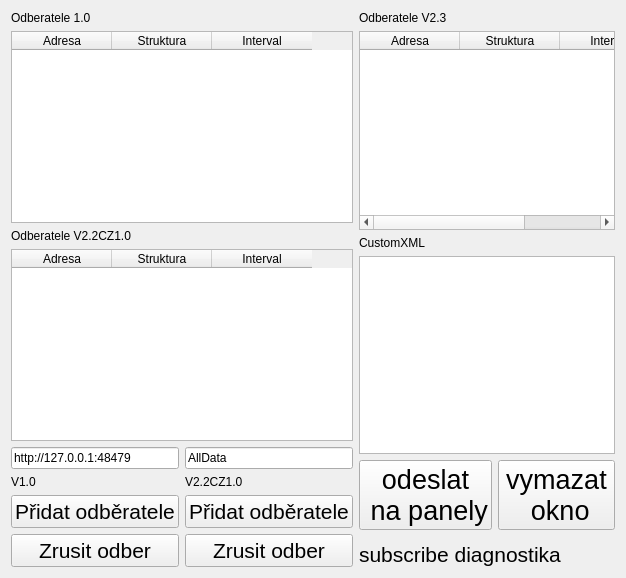
          <widget class="QWidget" name="tab_moznosti_manual">
           <attribute name="title">
            <string>Manual</string>
           </attribute>
           <layout class="QGridLayout" name="gridLayout_8">
            <item row="10" column="4">
             <widget class="QLabel" name="label_diagnostika_manual">
              <property name="font">
               <font>
                <pointsize>16</pointsize>
               </font>
              </property>
              <property name="text">
               <string>subscribe diagnostika</string>
              </property>
             </widget>
            </item>
            <item row="8" column="0" rowspan="3" colspan="3">
             <layout class="QVBoxLayout" name="verticalLayout_11">
              <item>
               <widget class="QLabel" name="label_11">
                <property name="text">
                 <string>Odberatele 1.0</string>
                </property>
               </widget>
              </item>
              <item>
               <widget class="QTableWidget" name="tableWidget_seznamOdberatelu1_0">
                <column>
                 <property name="text">
                  <string>Adresa</string>
                 </property>
                </column>
                <column>
                 <property name="text">
                  <string>Struktura</string>
                 </property>
                </column>
                <column>
                 <property name="text">
                  <string>Interval</string>
                 </property>
                </column>
               </widget>
              </item>
              <item>
               <widget class="QLabel" name="label_15">
                <property name="text">
                 <string>Odberatele V2.2CZ1.0</string>
                </property>
               </widget>
              </item>
              <item>
               <widget class="QTableWidget" name="tableWidget_seznamOdberatelu2_2CZ1_0">
                <column>
                 <property name="text">
                  <string>Adresa</string>
                 </property>
                </column>
                <column>
                 <property name="text">
                  <string>Struktura</string>
                 </property>
                </column>
                <column>
                 <property name="text">
                  <string>Interval</string>
                 </property>
                </column>
               </widget>
              </item>
              <item>
               <layout class="QVBoxLayout" name="verticalLayout_10">
                <item>
                 <layout class="QGridLayout" name="gridLayout_7">
                  <item row="3" column="1">
                   <widget class="QPushButton" name="pushButton_manual_removeSubscriber_2">
                    <property name="font">
                     <font>
                      <pointsize>16</pointsize>
                     </font>
                    </property>
                    <property name="text">
                     <string>Zrusit odber</string>
                    </property>
                   </widget>
                  </item>
                  <item row="1" column="0">
                   <widget class="QLabel" name="label_13">
                    <property name="text">
                     <string>V1.0</string>
                    </property>
                   </widget>
                  </item>
                  <item row="1" column="1">
                   <widget class="QLabel" name="label_14">
                    <property name="text">
                     <string>V2.2CZ1.0</string>
                    </property>
                   </widget>
                  </item>
                  <item row="3" column="0">
                   <widget class="QPushButton" name="pushButton_manual_removeSubscriber">
                    <property name="font">
                     <font>
                      <pointsize>16</pointsize>
                     </font>
                    </property>
                    <property name="text">
                     <string>Zrusit odber</string>
                    </property>
                   </widget>
                  </item>
                  <item row="2" column="0">
                   <widget class="QPushButton" name="pushButton_manual_addsubscriber">
                    <property name="font">
                     <font>
                      <pointsize>16</pointsize>
                     </font>
                    </property>
                    <property name="text">
                     <string>Přidat odběratele</string>
                    </property>
                   </widget>
                  </item>
                  <item row="2" column="1">
                   <widget class="QPushButton" name="pushButton_manual_addsubscriber_2">
                    <property name="font">
                     <font>
                      <pointsize>16</pointsize>
                     </font>
                    </property>
                    <property name="text">
                     <string>Přidat odběratele</string>
                    </property>
                   </widget>
                  </item>
                  <item row="0" column="1">
                   <widget class="QLineEdit" name="lineEdit_strukturaOdberu">
                    <property name="text">
                     <string>AllData</string>
                    </property>
                   </widget>
                  </item>
                  <item row="0" column="0">
                   <widget class="QLineEdit" name="lineEdit_ipadresaOdberatele">
                    <property name="text">
                     <string>http://127.0.0.1:48479</string>
                    </property>
                   </widget>
                  </item>
                 </layout>
                </item>
               </layout>
              </item>
             </layout>
            </item>
            <item row="8" column="4">
             <layout class="QVBoxLayout" name="verticalLayout_28">
              <item>
               <widget class="QLabel" name="label_16">
                <property name="text">
                 <string>Odberatele V2.3</string>
                </property>
               </widget>
              </item>
              <item>
               <widget class="QTableWidget" name="tableWidget_subscriberList2_3">
                <attribute name="horizontalHeaderVisible">
                 <bool>true</bool>
                </attribute>
                <attribute name="verticalHeaderVisible">
                 <bool>false</bool>
                </attribute>
                <column>
                 <property name="text">
                  <string>Adresa</string>
                 </property>
                </column>
                <column>
                 <property name="text">
                  <string>Struktura</string>
                 </property>
                </column>
                <column>
                 <property name="text">
                  <string>Interval</string>
                 </property>
                </column>
               </widget>
              </item>
              <item>
               <widget class="QLabel" name="label_10">
                <property name="text">
                 <string>CustomXML</string>
                </property>
               </widget>
              </item>
              <item>
               <widget class="QPlainTextEdit" name="plainTextEdit_CustomXml">
                <property name="plainText">
                 <string/>
                </property>
               </widget>
              </item>
              <item>
               <layout class="QHBoxLayout" name="horizontalLayout_22">
                <item>
                 <widget class="QPushButton" name="pushButton_manual_odesliXml">
                  <property name="font">
                   <font>
                    <pointsize>20</pointsize>
                   </font>
                  </property>
                  <property name="text">
                   <string>odeslat
 na panely</string>
                  </property>
                 </widget>
                </item>
                <item>
                 <widget class="QPushButton" name="pushButton_manual_smazOkno">
                  <property name="font">
                   <font>
                    <pointsize>20</pointsize>
                   </font>
                  </property>
                  <property name="text">
                   <string>vymazat
 okno</string>
                  </property>
                 </widget>
                </item>
               </layout>
              </item>
             </layout>
            </item>
           </layout>
          </widget>
